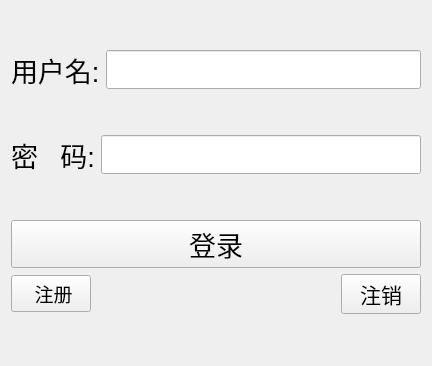
<?xml version="1.0" encoding="UTF-8"?>
<ui version="4.0">
 <class>TcpClient</class>
 <widget class="QWidget" name="TcpClient">
  <property name="geometry">
   <rect>
    <x>0</x>
    <y>0</y>
    <width>432</width>
    <height>366</height>
   </rect>
  </property>
  <property name="windowTitle">
   <string>TcpClient</string>
  </property>
  <layout class="QGridLayout" name="gridLayout">
   <item row="0" column="0">
    <layout class="QHBoxLayout" name="horizontalLayout">
     <item>
      <widget class="QLabel" name="name_lab">
       <property name="font">
        <font>
         <family>Arial</family>
         <pointsize>20</pointsize>
        </font>
       </property>
       <property name="text">
        <string>用户名:</string>
       </property>
      </widget>
     </item>
     <item>
      <widget class="QLineEdit" name="name_le">
       <property name="font">
        <font>
         <family>Arial</family>
         <pointsize>20</pointsize>
        </font>
       </property>
      </widget>
     </item>
    </layout>
   </item>
   <item row="1" column="0">
    <layout class="QHBoxLayout" name="horizontalLayout_2">
     <item>
      <widget class="QLabel" name="pwd_lb">
       <property name="font">
        <font>
         <family>Arial</family>
         <pointsize>20</pointsize>
        </font>
       </property>
       <property name="text">
        <string>密   码:</string>
       </property>
      </widget>
     </item>
     <item>
      <widget class="QLineEdit" name="pwd_le">
       <property name="font">
        <font>
         <family>Arial</family>
         <pointsize>20</pointsize>
        </font>
       </property>
       <property name="echoMode">
        <enum>QLineEdit::Password</enum>
       </property>
      </widget>
     </item>
    </layout>
   </item>
   <item row="2" column="0">
    <layout class="QVBoxLayout" name="verticalLayout">
     <item>
      <widget class="QPushButton" name="login_pb">
       <property name="font">
        <font>
         <family>Arial</family>
         <pointsize>20</pointsize>
        </font>
       </property>
       <property name="text">
        <string>登录</string>
       </property>
      </widget>
     </item>
     <item>
      <layout class="QHBoxLayout" name="horizontalLayout_3">
       <item>
        <widget class="QPushButton" name="regist_pb">
         <property name="font">
          <font>
           <family>Arial</family>
           <pointsize>14</pointsize>
          </font>
         </property>
         <property name="text">
          <string> 注册</string>
         </property>
        </widget>
       </item>
       <item>
        <spacer name="horizontalSpacer">
         <property name="orientation">
          <enum>Qt::Horizontal</enum>
         </property>
         <property name="sizeHint" stdset="0">
          <size>
           <width>40</width>
           <height>20</height>
          </size>
         </property>
        </spacer>
       </item>
       <item>
        <widget class="QPushButton" name="canel_pb">
         <property name="font">
          <font>
           <family>Arial</family>
           <pointsize>16</pointsize>
          </font>
         </property>
         <property name="text">
          <string>注销</string>
         </property>
        </widget>
       </item>
      </layout>
     </item>
    </layout>
   </item>
  </layout>
 </widget>
 <resources/>
 <connections/>
</ui>
